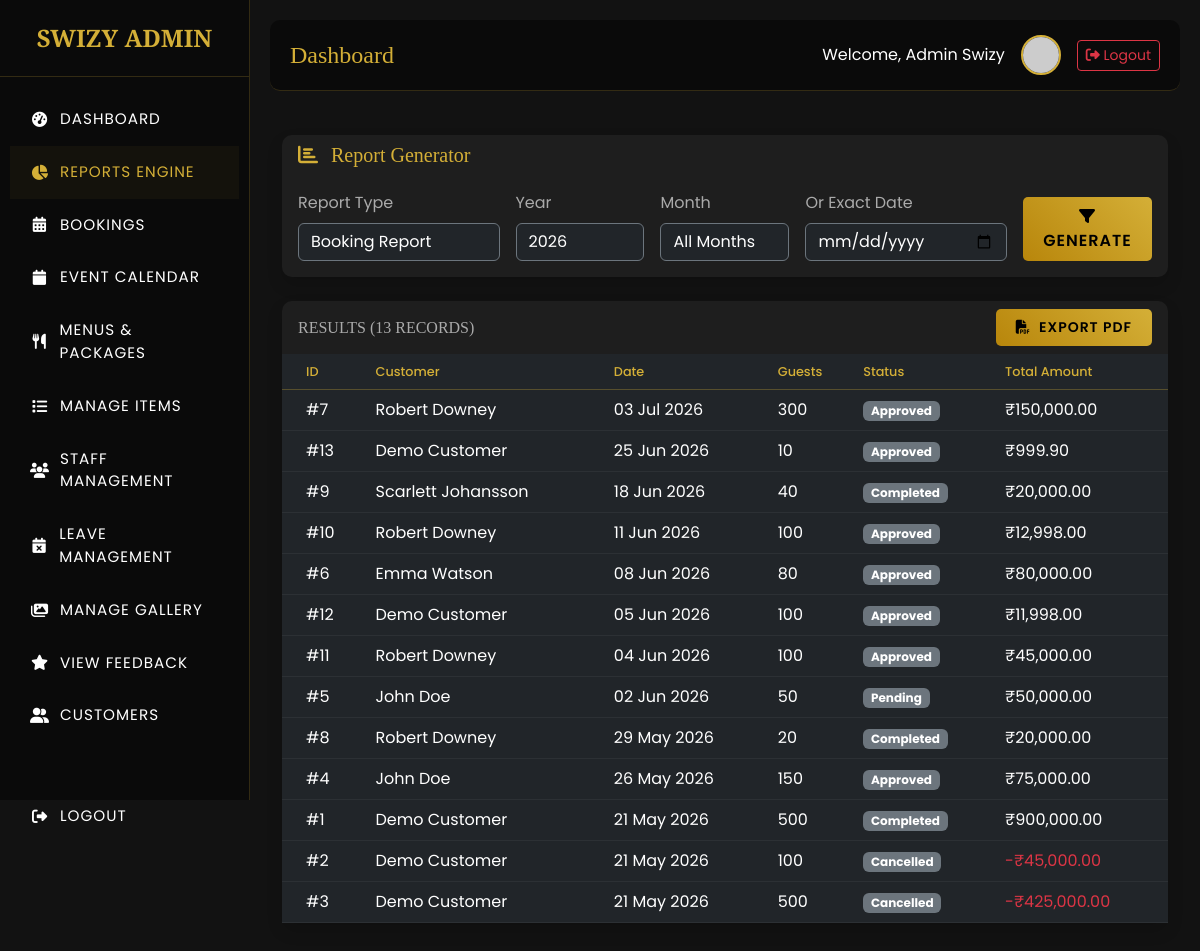
Screenshot of /admin/reports.php (signed in) with the database file from the repository.
### tables this page shows
CREATE TABLE IF NOT EXISTS `bookings` (
  `id` int NOT NULL AUTO_INCREMENT,
  `customer_id` int NOT NULL,
  `event_type` varchar(100) NOT NULL,
  `guest_count` int NOT NULL,
  `event_date` date NOT NULL,
  `event_days` int DEFAULT '1',
  `location` varchar(255) NOT NULL,
  `package_id` int DEFAULT NULL,
  `is_custom` tinyint(1) DEFAULT '0',
  `custom_items` json DEFAULT NULL,
  `total_amount` decimal(10,2) NOT NULL,
  `advance_amount` decimal(10,2) NOT NULL,
  `payment_status` enum('pending','advance_paid','fully_paid','refunded') DEFAULT 'pending',
  `booking_status` enum('pending','approved','rejected','completed','cancelled') DEFAULT 'pending',
  `special_notes` text,
  `created_at` timestamp NULL DEFAULT CURRENT_TIMESTAMP,
  PRIMARY KEY (`id`),
  KEY `customer_id` (`customer_id`),
  KEY `package_id` (`package_id`)
);

CREATE TABLE IF NOT EXISTS `users` (
  `id` int NOT NULL AUTO_INCREMENT,
  `role` enum('admin','customer','chef','server','site_manager') NOT NULL,
  `name` varchar(255) NOT NULL,
  `email` varchar(100) NOT NULL,
  `phone` varchar(20) NOT NULL,
  `password` varchar(255) NOT NULL,
  `profile_image` varchar(255) DEFAULT 'default.png',
  `availability_status` tinyint(1) DEFAULT '1',
  `active_status` tinyint(1) DEFAULT '1',
  `created_at` timestamp NULL DEFAULT CURRENT_TIMESTAMP,
  `updated_at` timestamp NULL DEFAULT CURRENT_TIMESTAMP ON UPDATE CURRENT_TIMESTAMP,
  PRIMARY KEY (`id`),
  UNIQUE KEY `email` (`email`)
);

### classes/DataAccess.class.php (called while the page is built, shortened)
<?php
class DataAccess
{
	private $_con,$_query,$_errors;
	public function __construct()
	{
		if(!$this->_con=mysqli_connect(DB_HOST,DB_USER,DB_PASSWORD,DB_NAME))
		{
			die("connection Error");
		}
	}
    public function getDataJoin($fields,$table,$condition = "1",$join=NULL)
	{
		$this->_query = "select ";
		if(is_array($fields))
		{
				$this->_query.=implode(",",$fields);
        }
		$this->_query.=" from $table ";
        if(isset($join) && $join!=NULL)
        {
            if(is_array($join))
            {
                foreach($join as $i=>$v)
                {
                    if(is_array($v))
                    {
                        if($v['1']=='innerjoin' || $v['1']=='join' || $v['1']=='')
                        {
                            $this->_query.=" inner join ".$i." on ".$v['0'];
                        }
                    }
                }
            }
        }
        $this->_query.=" where $condition";
		$resref=mysqli_query($this->_con,$this->_query);
		$dataArr = array();
		if(mysqli_num_rows($resref))
		{
			while($rows = mysqli_fetch_assoc($resref))
			{
				$dataArr[] = $rows;
			}
		}
		return $dataArr;
	}
}
?>

### admin/reports.php (the view, shortened to what this page needs)
<?php require_once('header.php');
$dao = new DataAccess();
$report_type = isset($_GET['type']) ? $_GET['type'] : 'booking';
$filter_year = isset($_GET['year']) ? $_GET['year'] : date('Y');
$filter_month = isset($_GET['month']) ? $_GET['month'] : 'all';
$filter_date = isset($_GET['exact_date']) ? $_GET['exact_date'] : '';
$results = array();
$errors = array();
if($report_type == 'booking') {
    $cond = "1";
    if(!empty($filter_date)) {
        $cond .= " AND bookings.event_date='$filter_date'";
    } else {
        $cond .= " AND YEAR(bookings.event_date)='$filter_year'";
    }
    $results = $dao->getDataJoin(
        array("bookings.*", "users.name as customer_name"),
        "bookings",
        "$cond ORDER BY bookings.event_date DESC",
        array("users" => array("bookings.customer_id=users.id", "innerjoin"))
    );
}
?>
<div class="container-fluid py-4">
    <div class="card shadow border-0 mb-4" style="background:var(--card-bg);">
        <div class="card-header bg-transparent text-gold border-0" style="color:var(--primary-gold);">
            <h5 class="mb-0"><i class="fa fa-chart-bar me-2"></i> Report Generator</h5>
        </div>
        <div class="card-body">
            <form method="GET" class="row g-3">
                <div class="col-md-3">
                    <label class="form-label text-muted">Report Type</label>
                    <select name="type" class="form-control bg-dark text-white border-secondary">
                        <option value="booking" <?= $report_type=='booking'?'selected':'' ?>>Booking Report</option>
                    </select>
                </div>
                <div class="col-md-2">
                    <label class="form-label text-muted">Year</label>
                    <select name="year" id="filter_year" class="form-control bg-dark text-white border-secondary">
                        <?php for($i=date('Y')-2; $i<=date('Y')+2; $i++): ?>
                            <option value="<?= $i ?>" <?= $filter_year==$i?'selected':'' ?>><?= $i ?></option>
                        <?php endfor; ?>
                    </select>
                </div>
                <div class="col-md-2">
                    <label class="form-label text-muted">Month</label>
                    <select name="month" id="filter_month" class="form-control bg-dark text-white border-secondary">
                        <option value="all" <?= $filter_month=='all'?'selected':'' ?>>All Months</option>
                    </select>
                </div>
                <div class="col-md-3">
                    <label class="form-label text-muted">Or Exact Date</label>
                    <input type="date" name="exact_date" id="filter_date" class="form-control bg-dark text-white border-secondary" value="<?= $filter_date ?>">
                </div>
                <div class="col-md-2 d-flex align-items-end">
                    <button type="submit" class="btn btn-gold w-100"><i class="fa fa-filter"></i> Generate</button>
                </div>
            </form>
        </div>
    </div>
    <div class="card shadow border-0" style="background:var(--card-bg);">
        <div class="card-header bg-transparent text-white border-0 d-flex justify-content-between align-items-center">
            <h6 class="mb-0 text-uppercase text-muted">Results (<?= is_array($results) ? count($results) : 0 ?> Records)</h6>
            <div class="d-flex align-items-center gap-3">
                <?php if(!empty($results) && empty($errors)): ?>
                    <a href="print_report.php?<?= http_build_query($_GET) ?>" target="_blank" class="btn btn-sm btn-gold">
                        <i class="fa fa-file-pdf me-1"></i> Export PDF
                    </a>
                <?php endif; ?>
            </div>
        </div>
        <div class="card-body p-0">
            <div class="table-responsive">
                <table class="table table-dark table-hover align-middle mb-0">
                    <thead style="font-size:0.8rem; color:var(--primary-gold);">
                        <tr>
                            <?php if($report_type == 'booking'): ?>
                                <th class="ps-4">ID</th><th>Customer</th><th>Date</th><th>Guests</th><th>Status</th><th>Total Amount</th>
                            <?php elseif($report_type == 'revenue'): ?>
                                <th class="ps-4">Tx ID</th><th>Customer</th><th>Date Collected</th><th>Amount Collected (Revenue)</th>
                            <?php elseif($report_type == 'leave'): ?>
                                <th class="ps-4">Staff Name</th><th>Role</th><th>Leave Date</th><th>Reason</th>
                            <?php elseif($report_type == 'salary'): ?>
                                <th class="ps-4">Staff Name</th><th>Role</th><th>Events Worked</th><th>Total Salary Paid</th>
                            <?php endif; ?>
                        </tr>
                    </thead>
                    <tbody>
                        <?php if(!empty($results)): foreach($results as $r): ?>
                            <tr>
                                <?php if($report_type == 'booking'): ?>
                                    <td class="ps-4">#<?= $r['id'] ?></td>
                                    <td><?= htmlspecialchars($r['customer_name']) ?></td>
                                    <td><?= date('d M Y', strtotime($r['event_date'])) ?></td>
                                    <td><?= $r['guest_count'] ?></td>
                                    <td><span class="badge bg-secondary"><?= ucfirst($r['booking_status']) ?></span></td>
                                    <td>
                                        <?php if($r['booking_status'] == 'cancelled'): ?>
                                            <span class="text-danger">-₹<?= number_format($r['total_amount'], 2) ?></span>
                                        <?php else: ?>
                                            ₹<?= number_format($r['total_amount'], 2) ?>
                                        <?php endif; ?>
                                    </td>
                                <?php endif; ?>
                            </tr>
                        <?php endforeach; else: ?>
                            <tr><td colspan="6" class="text-center text-muted py-5">No records found for the selected criteria.</td></tr>
                        <?php endif; ?>
                    </tbody>
                </table>
            </div>
        </div>
    </div>
</div>
<?php require_once('footer.php'); ?>

### assets/css/style.css (style rules this page uses)
:root { --primary-gold: #d4af37; --dark-bg: #0a0a0a; --card-bg: rgba(25, 25, 25, 0.9); --text-light: #ffffff; --text-muted: #aaaaaa; --transition: all 0.4s cubic-bezier(0.25, 0.8, 0.25, 1); }
body { background-color: var(--dark-bg); color: var(--text-light); font-family: 'Poppins', sans-serif; overflow-x: hidden; scroll-behavior: smooth; }
h1, h2, h3, h4, h5, h6, .brand-font { font-family: 'Playfair Display', serif; }
.text-muted { color: var(--text-muted) !important; }
.form-control, .form-select { background: rgba(255, 255, 255, 0.05); border: 1px solid rgba(212, 175, 55, 0.3); color: white; }
.btn-gold { background: linear-gradient(45deg, #b8860b, #d4af37); color: #000; font-weight: 600; border: none; border-radius: 30px; padding: 10px 30px; text-transform: uppercase; letter-spacing: 1px; transition: var(--transition); }

### admin/header.php (style rules this page uses)
:root { --primary-gold: #d4af37; --dark-bg: #121212; --sidebar-bg: #0a0a0a; --card-bg: #1e1e1e; --text-light: #ffffff; --text-muted: #aaaaaa; }
body { background-color: var(--dark-bg); color: var(--text-light); font-family: 'Poppins', sans-serif; overflow-x: hidden; }
.text-muted { color: var(--text-muted) !important; }
.card { background: var(--card-bg); border: 1px solid rgba(212, 175, 55, 0.1); border-radius: 10px; color: var(--text-light); }
.card-header { background: rgba(0,0,0,0.2); border-bottom: 1px solid rgba(212, 175, 55, 0.1); color: var(--primary-gold); }
.btn-gold { background: linear-gradient(45deg, #b8860b, #d4af37); color: #000; font-weight: 600; border: none; padding: 8px 20px; border-radius: 5px; transition: 0.3s; }
.table { color: var(--text-light); }
.table th { border-bottom: 1px solid rgba(212, 175, 55, 0.3); color: var(--primary-gold); font-weight: 500; }
.table td { border-bottom: 1px solid rgba(255, 255, 255, 0.05); vertical-align: middle; }

### rows the page displays
bookings: id "7", users.name "Robert Downey", event_date "03 Jul 2026", guest_count "300", booking_status "Approved", total_amount "150,000.00"
bookings: id "13", users.name "Demo Customer", event_date "25 Jun 2026", guest_count "10", booking_status "Approved", total_amount "999.90"
bookings: id "9", users.name "Scarlett Johansson", event_date "18 Jun 2026", guest_count "40", booking_status "Completed", total_amount "20,000.00"
bookings: id "10", users.name "Robert Downey", event_date "11 Jun 2026", guest_count "100", booking_status "Approved", total_amount "12,998.00"
bookings: id "6", users.name "Emma Watson", event_date "08 Jun 2026", guest_count "80", booking_status "Approved", total_amount "80,000.00"
bookings: id "12", users.name "Demo Customer", event_date "05 Jun 2026", guest_count "100", booking_status "Approved", total_amount "11,998.00"
bookings: id "11", users.name "Robert Downey", event_date "04 Jun 2026", guest_count "100", booking_status "Approved", total_amount "45,000.00"
bookings: id "5", users.name "John Doe", event_date "02 Jun 2026", guest_count "50", booking_status "Pending", total_amount "50,000.00"
bookings: id "8", users.name "Robert Downey", event_date "29 May 2026", guest_count "20", booking_status "Completed", total_amount "20,000.00"
bookings: id "4", users.name "John Doe", event_date "26 May 2026", guest_count "150", booking_status "Approved", total_amount "75,000.00"
bookings: id "1", users.name "Demo Customer", event_date "21 May 2026", guest_count "500", booking_status "Completed", total_amount "900,000.00"
bookings: id "2", users.name "Demo Customer", event_date "21 May 2026", guest_count "100", booking_status "Cancelled", total_amount "45,000.00"
bookings: id "3", users.name "Demo Customer", event_date "21 May 2026", guest_count "500", booking_status "Cancelled", total_amount "425,000.00"

### other values shown
$_SESSION['name'] "Admin Swizy"
count($results) "13"
form field year "2026"
